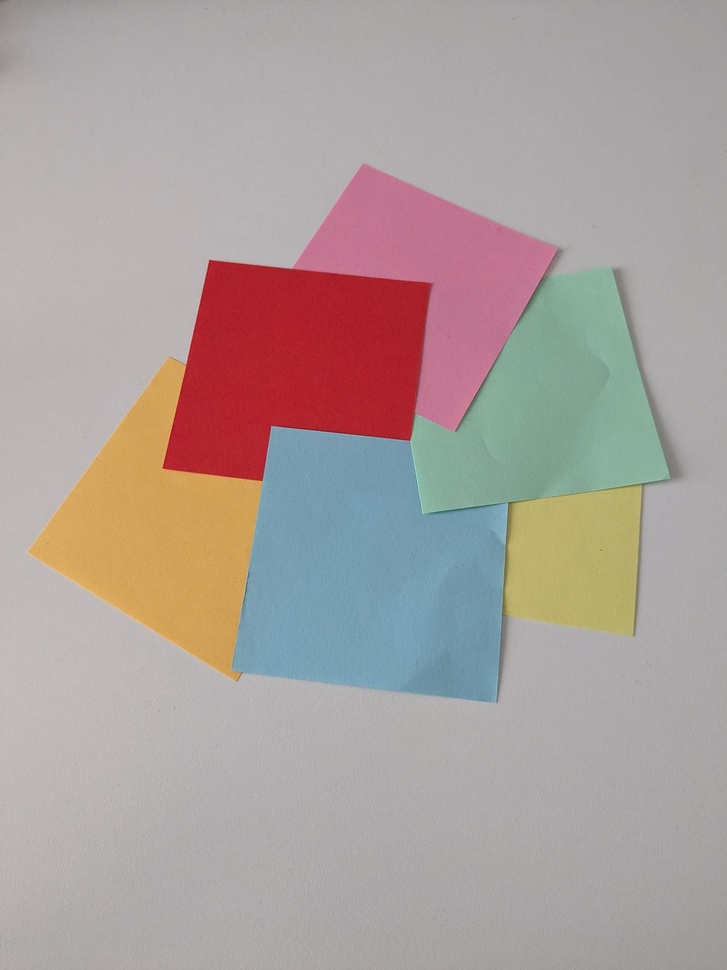
#> input picture images/notes3.jpg, 727 x 970 px, shrunk from 1536 x 2048 before the run
$ python main.py
#> lines starting #> are read from the running program, lines starting #| are printed output that depends on the picture
import cv2
import numpy as np

img = cv2.imread("images/notes3.jpg")
#> img is the input picture: shape (970, 727, 3); mean B, G, R 156.5, 159.4, 171.3
img_hsv = cv2.cvtColor(img, cv2.COLOR_BGR2HSV)
#> img_hsv: shape (970, 727, 3); mean H, S, V 93.5, 40.4, 177.8

win_name = "Color Segmentation"

cv2.namedWindow(win_name)


class MouseTracker:
    def __init__(self, img_hsv, radius=10, tolerance=10):
        self.is_clicked = False
        self.colors = set()
        self.mouse_pos = (0, 0)

        self.img_hsv = img_hsv
        self.mask = np.zeros(img_hsv.shape[:2], dtype=np.uint8)

        self.radius = radius
        self.tolerance = tolerance

    # [42 lines left out: function on_mouse_click, not called in this run]


tracker = MouseTracker(img_hsv)

cv2.setMouseCallback(win_name, tracker.on_mouse_click)

while True:
    img_annotated = img.copy()

    # Create the combined mask using the optimized function
    mask = tracker.mask
#> mask: shape (970, 727); every value is 0
    mask_bgr = cv2.cvtColor(mask, cv2.COLOR_GRAY2BGR)
#> mask_bgr: shape (970, 727, 3); every value is 0

    # Stack the original and mask images side by side
    composite = np.hstack([img_annotated, mask_bgr])
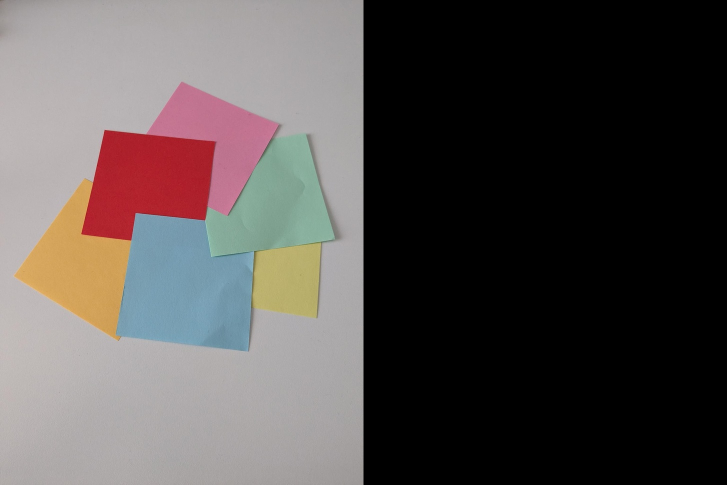
#> composite: shape (970, 1454, 3) (shown at 1/2 size); mean B, G, R 78.2, 79.7, 85.6

    cv2.imshow(win_name, composite)

    k = cv2.waitKey(10) & 0xFF
#> (key q is pressed here)
    if k == ord("q"):
        break

cv2.destroyAllWindows()

$ run again, with images/notes1.jpg copied over images/notes3.jpg
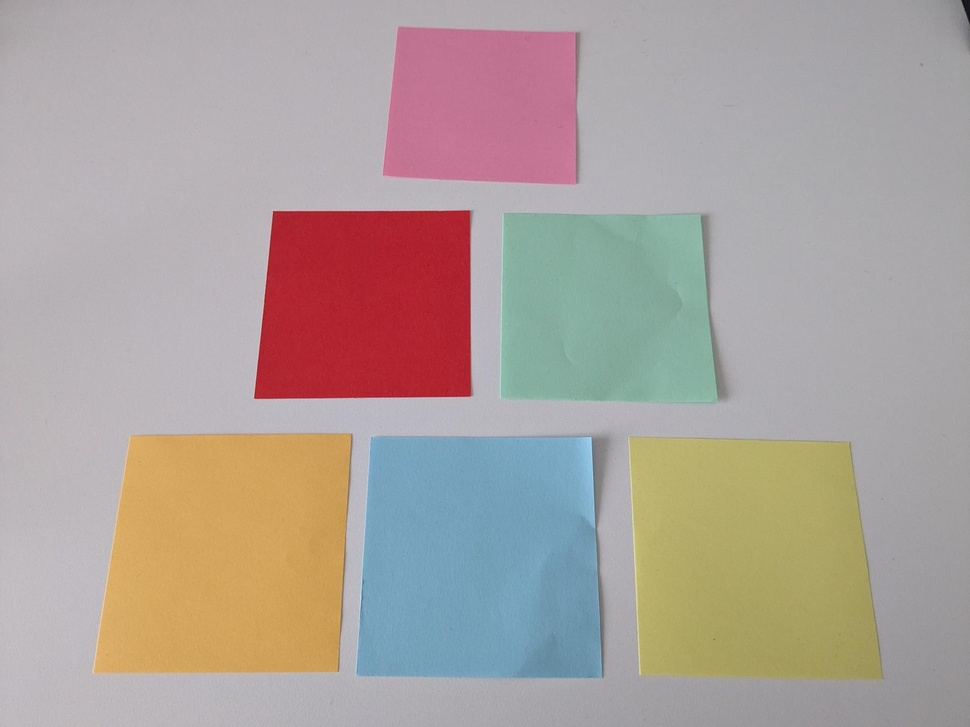
#> input picture images/notes1.jpg, 970 x 727 px, shrunk from 2048 x 1536 before the run
#> img is the input picture: shape (727, 970, 3); mean B, G, R 155.9, 161, 172.4
#> img_hsv: shape (727, 970, 3); mean H, S, V 119.1, 49.4, 180.9
#> mask: shape (727, 970); every value is 0
#> mask_bgr: shape (727, 970, 3); every value is 0
#> `composite = np.hstack([img_annotated, mask_bgr])`:
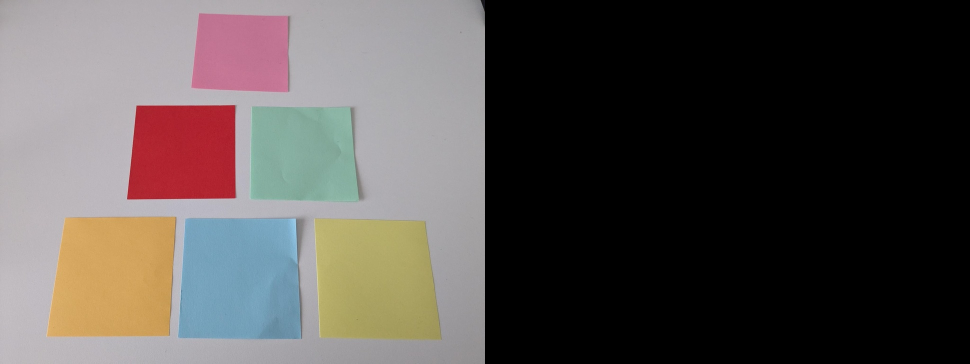
#> composite: shape (727, 1940, 3) (shown at 1/2 size); mean B, G, R 77.9, 80.5, 86.2

$ run again, with images/notes2.jpg copied over images/notes3.jpg
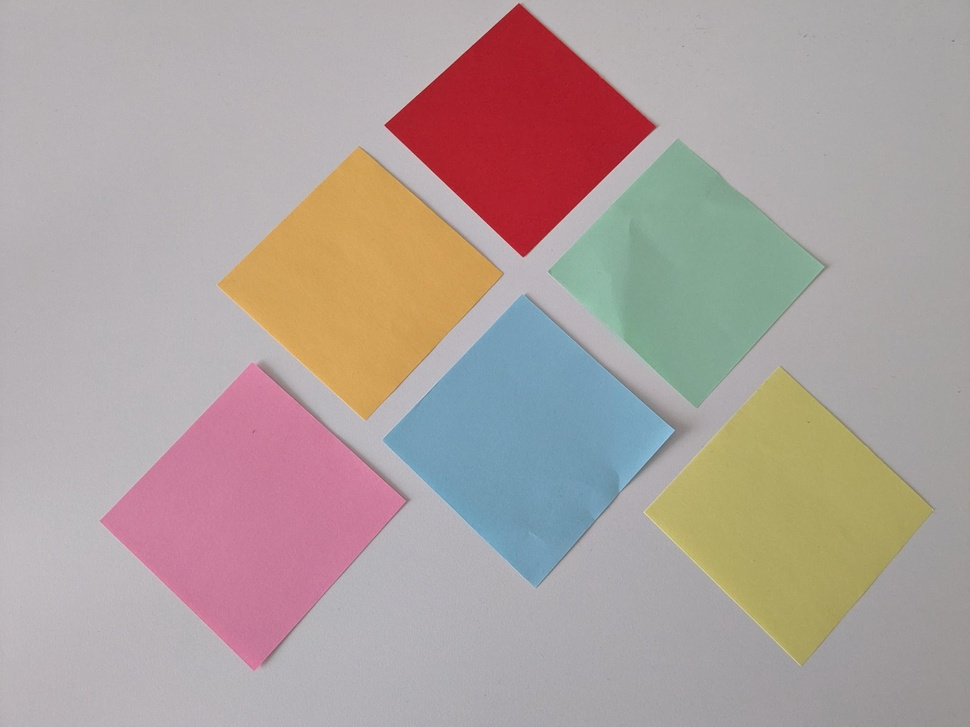
#> input picture images/notes2.jpg, 970 x 727 px, shrunk from 2048 x 1536 before the run
#> img is the input picture: shape (727, 970, 3); mean B, G, R 157.6, 160.9, 174.2
#> img_hsv: shape (727, 970, 3); mean H, S, V 122.2, 44.4, 180.4
#> mask: shape (727, 970); every value is 0
#> mask_bgr: shape (727, 970, 3); every value is 0
#> `composite = np.hstack([img_annotated, mask_bgr])`:
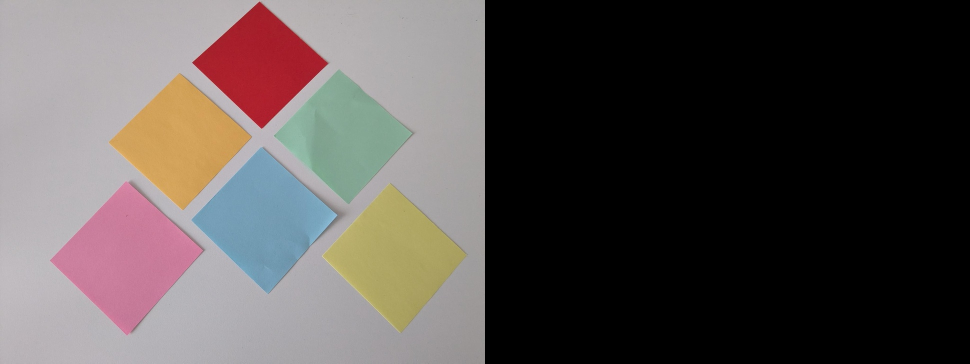
#> composite: shape (727, 1940, 3) (shown at 1/2 size); mean B, G, R 78.8, 80.5, 87.1
